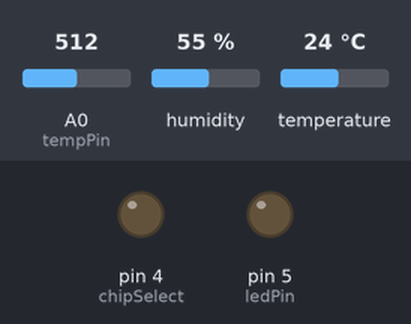
This sketch was run on a simulated Arduino Uno, built with avr-gcc and run on an emulated ATmega328P. On the bench: output pins drawn as LEDs (lit = HIGH). The test bench sets the inputs (shaded band); at power-on: A0 (tempPin) = 512, humidity 55 %, temperature 24 °C. The local clock reads 2024-03-15 10:24:30 at power-on unless the sketch sets it; storage starts empty.

Above: at 1.5 s.
At 64.1 s:
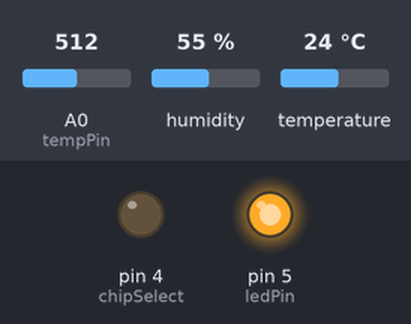
Timing chart, 0 to 79.1 s (numbered marks = the images above):
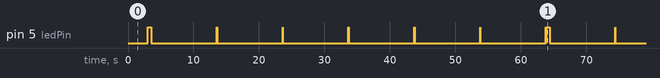

The sketch:

temp_logger_LED.ino
```cpp
#include <Wire.h>
#include <DS3231.h>
DS3231 clock;
RTCDateTime dt;

#include <SD.h>
#include <dht_nonblocking.h>
#define DHT_SENSOR_TYPE DHT_TYPE_11

static const int DHT_SENSOR_PIN = 2;
DHT_nonblocking dht_sensor( DHT_SENSOR_PIN, DHT_SENSOR_TYPE );

int ledPin = 5;
int tempPin = 0;
int chipSelect = 4; //chip select pin for SD
File file; // file object
void setup( )
{
  Serial.begin(9600);
  clock.begin();
  clock.setDateTime(__DATE__, __TIME__);

  pinMode(ledPin, OUTPUT);
  pinMode(chipSelect, OUTPUT); // chip select to OUTPUT

  if (!SD.begin(chipSelect)) { // Initialize SD card
    Serial.println("Could not initialize SD card.");
  }
  if (SD.exists("temp.txt")) { // if "XXXX.txt" exists, file will be deleted
    Serial.println("File exists.");
    if (SD.remove("temp.txt") == true) {
      Serial.println("Successfully removed file.");
    } else {
      Serial.println("Could not removed file.");
    }
  }
}
static bool measure_environment( float *temperature, float *humidity )
{
  static unsigned long measurement_timestamp = millis( );

  /* Measure once every four seconds. */
  if( millis( ) - measurement_timestamp > 3000ul )
  {
    if( dht_sensor.measure( temperature, humidity ) == true )
    {
      measurement_timestamp = millis( );
      return( true );
    }
  }
  return( false );
}
void loop( )
{
  digitalWrite(ledPin, LOW);
  dt = clock.getDateTime();
  float temperature;
  float humidity;
  if( measure_environment( &temperature, &humidity ) == true )
  {
      file = SD.open("temp.txt", FILE_WRITE);
      if (file) {
        file.print("Zeit: ");
        file.print(dt.year);   file.print("-");
        file.print(dt.month);  file.print("-");
        file.print(dt.day);    file.print(" ");
        file.print(dt.hour);   file.print(":");
        file.print(dt.minute); file.print(":");
        file.print(dt.second); file.println("");
        file.print( "Raumtemperatur = " );
        file.print( temperature, 1 );
        file.println( "°C");
        file.print("Luftfeuchtigkeit = ");
        file.print( humidity, 1 );
        file.println( "%" );
        int tempReading = analogRead(tempPin);
        double tempK = log(10000.0 * ((1024.0 / tempReading - 1)));
        tempK = 1 / (0.001129148 + (0.000234125 + (0.0000000876741 * tempK * tempK )) * tempK );       //  Temp K
        float tempC = tempK - 273.15;            // K to C
        float tempF = (tempC * 9.0)/ 5.0 + 32.0; // C to F
        file.print("Objekttemperatur = ");
        file.print(tempC, 1);
        file.println( "°C" );
        file.close();
        digitalWrite(ledPin, HIGH);
        delay (500);  // MEASURE!
        digitalWrite(ledPin, LOW);
  } else {
    Serial.println("Could not open file (writing).");
    Serial.print("Zeit: ");
    Serial.print(dt.year);   Serial.print("-");
    Serial.print(dt.month);  Serial.print("-");
    Serial.print(dt.day);    Serial.print(" ");
    Serial.print(dt.hour);   Serial.print(":");
    Serial.print(dt.minute); Serial.print(":");
    Serial.print(dt.second); Serial.println("");
    Serial.print( "Raumtemperatur = " );
    Serial.print( temperature, 1 );
    Serial.println( "°C");
    Serial.print("Luftfeuchtigkeit = ");
    Serial.print( humidity, 1 );
    Serial.println( "%" );
    int tempReading = analogRead(tempPin);
    double tempK = log(10000.0 * ((1024.0 / tempReading - 1)));
    tempK = 1 / (0.001129148 + (0.000234125 + (0.0000000876741 * tempK * tempK )) * tempK );       //  Temp K
    float tempC = tempK - 273.15;            // K to C
    float tempF = (tempC * 9.0)/ 5.0 + 32.0; // C to F
    Serial.print( "Objekttemperatur = " );
    Serial.print( tempC, 1 );
    Serial.print( "°C" );
//    Serial.println( "_" );
        digitalWrite(ledPin, HIGH);
        delay (5000); // FAIL!
        digitalWrite(ledPin, LOW);
  }
  //working indicator: ( change to for loop!!)
  delay(10000);
  digitalWrite(ledPin, HIGH);
  delay (50);
  digitalWrite(ledPin, LOW);
  delay(10000);
  digitalWrite(ledPin, HIGH);
  delay (50);
  digitalWrite(ledPin, LOW);
  delay(10000);
  digitalWrite(ledPin, HIGH);
  delay (50);
  digitalWrite(ledPin, LOW);
  delay(10000);
  digitalWrite(ledPin, HIGH);
  delay (50);
  digitalWrite(ledPin, LOW);
  delay(10000);
  digitalWrite(ledPin, HIGH);
  delay (50);
  digitalWrite(ledPin, LOW);
  delay(10000);
  digitalWrite(ledPin, HIGH);
  delay (50);
  digitalWrite(ledPin, LOW);
  }
  }
```

Measured:
- by itself, pin 5 (ledPin): repeats every 60.8 s: 6 × (LOW 10.0 s, HIGH 0.05 s), LOW 0.02 s, HIGH 0.50 s
- by itself, everything shown: repeats every 20.1 s, in 4 steps
